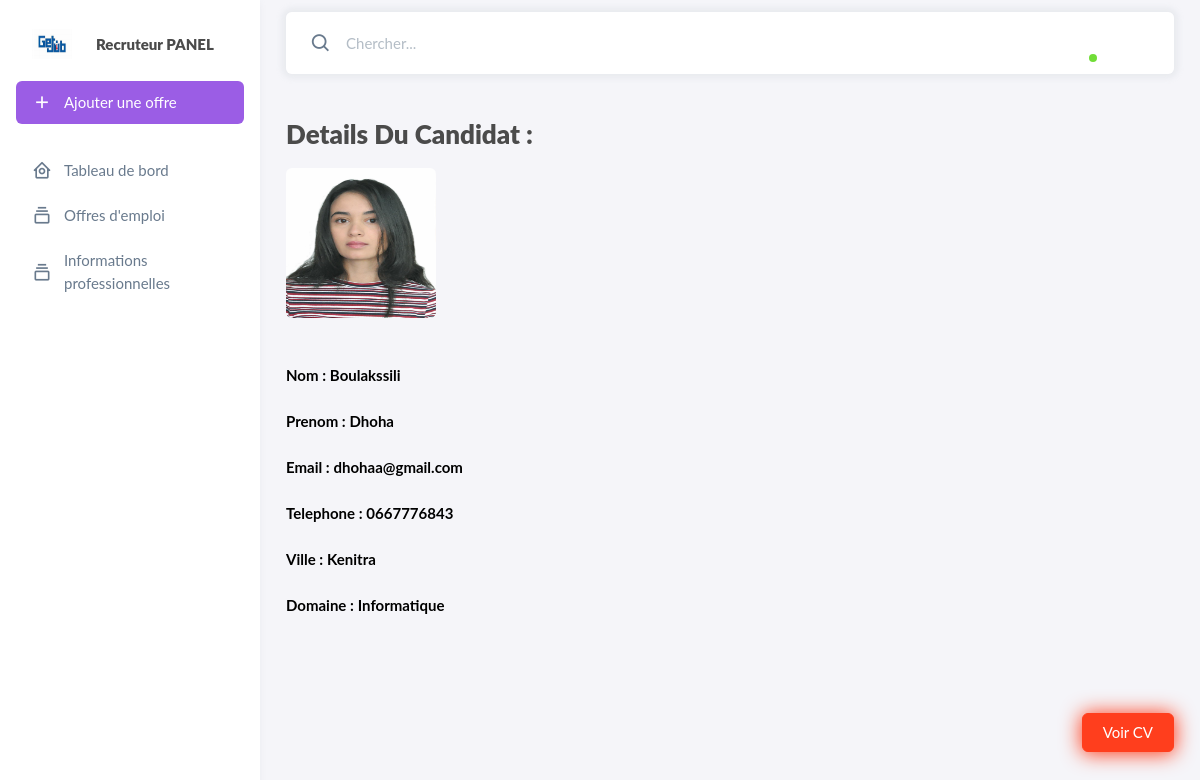
/candidat-profile/79b7d817-4c89-4c5e-8fcc-5aa10c5bde03, run on the app's committed database.
### website/models.py (models this page shows, shortened)
class Candidat(db.Model, UserMixin):
    __tablename__ = 'candidat'
    id = db.Column(db.String(255), primary_key=True)
    nom = db.Column(db.String(150))
    prenom = db.Column(db.String(150))
    email = db.Column(db.String(150))
    mdp = db.Column(db.String(150))
    domaine = db.Column(db.String(150))
    date_naissance = db.Column(db.Date())
    telephone = db.Column(db.String(150))
    ville = db.Column(db.String(150))
    bio = db.Column(db.String(10000))
    genre = db.Column(db.String(150))
    image = db.Column(db.String(150))
    cv = db.Column(db.String(150))
    postulations = db.relationship('Postuler', backref='recruteur', lazy=True)

### website/views.py (the view)
@views.route('/candidat-profile/<candidat_id>')
def candidat_profile(candidat_id):
    candidat = Candidat.query.filter_by(id=candidat_id).first()
    return render_template('infoscandidat.html', user=current_user, candidat=candidat )

### website/templates/infoscandidat.html (shortened to what this page needs)
{% extends "home-recruteur.html" %}
{% block tableau_de_bord %} class="menu-item" {% endblock %}
{% block content %}
<div class="container">
    <div class="row1">
            <br><br>
            <h3> Details Du Candidat :</h3>
            <img src="{{ url_for('views.get_uploaded_image', filename=candidat.image ) }}" alt="user-avatar"
                  class="d-block rounded" height="150" width="150" id="uploadedAvatar" />  <br> <br>
            <label>
             <strong> Nom :</strong>
            </label>
            <strong>{{ candidat.nom}}</strong> <br> <br>
            <label>
                <strong> Prenom :</strong>
            </label>
               <strong>{{ candidat.prenom}}</strong> <br> <br>
            <label>
                <strong> Email :</strong>
            </label>
            <strong>{{ candidat.email }}</strong>  <br> <br>
            <label>
                <strong> Telephone :</strong>
            </label>
            <strong>{{ candidat.telephone }}</strong>  <br> <br>
            <label>
                <strong> Ville :</strong>
            </label>
            <strong>{{ candidat.ville }}</strong>  <br> <br>
            <label>
                <strong> Domaine :</strong>
            </label>
            <strong>{{ candidat.domaine }}</strong>  <br> <br>
            <div class="buy-now">
                <a href="{{ url_for('views.upload_cv_route', filename=candidat.cv) }}" class="btn btn-danger btn-buy-now" download>Voir CV</a>
            </div>
                    <br>
    </div>
</div>
    {% endblock content %}

### website/static/assets/css/demo.css (style rules this page uses)
*, *::after, *::before { -webkit-box-sizing: border-box; box-sizing: border-box; margin: 0; padding: 0; }
.row1 { color: black; text-align: left; }
html { scroll-padding-top: 120px; }
body { font-family: 'Lato', sans-serif; color: #9d9d9d; }
.container { text-align: center; }
a { text-decoration: none; color: #4b4b4b; }
h1, h2, h3, h4, h5, h6 { color: #4b4b4b; font-weight: 900; }
h2, h3, h4, h5, h6 { margin-bottom: 20px; }

### data on the page
Candidat: image (picture), nom "Boulakssili", prenom "Dhoha", email "dhohaa@gmail.com", telephone "0667776843", ville "Kenitra", domaine "Informatique"
